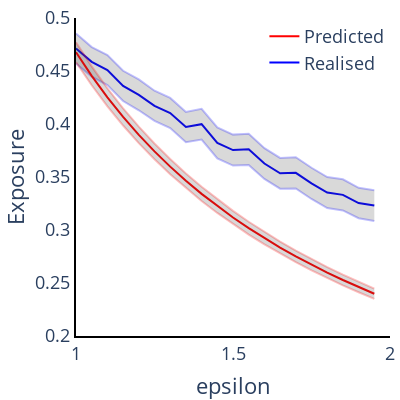

The notebook cell this image was saved under:
### Code cell
def line_with_error(data, x_var, y_var, color, legend_text):

    x = data.groupby(x_var, as_index=False).mean()[x_var]
    y = data.groupby(x_var, as_index=False).mean()[y_var]
    y_upper = y + 1.96*data.groupby(x_var, as_index=False).std()[[y_var]][y_var] / len(data.groupby(x_var, as_index=False))
    y_lower = y - 1.96*data.groupby(x_var, as_index=False).std()[[y_var]][y_var] / len(data.groupby(x_var, as_index=False))

    #color = 'rgba(0,100,80,0)'
    color_std = color[:-3] + ',0.25)'

    fig = go.Figure([
        go.Scatter(
            x=x, 
            y=y,
            line=dict(color=color, width=2),
            mode='lines',
            showlegend=True,
            name=legend_text,
        ),
        go.Scatter(
            x=x, # x, then x reversed
            y=y_upper, # upper, then lower reversed
            #fill='toself',
            #fillcolor='rgba(0,100,80,0.2)',
            line=dict(color=color_std, width=2),
            mode='lines',
            showlegend=False
        ),
            go.Scatter(
            x=x, # x, then x reversed
            y=y_lower, # upper, then lower reversed
            #fill='toself',
            #fillcolor='rgba(0,100,80,0.2)',
            fillcolor='rgba(68, 68, 68, 0.2)',
            fill='tonexty',
            line=dict(color=color_std, width=2),
            mode='lines',
            showlegend=False
        )
    ])

    return fig


def MTO_sim_results(data, x_var, y_var, x_range=[0,1], y_range=[0,1], x_title='', y_title=''):

    fig_realised = line_with_error(data, x_var, y_var, color='rgba(0,0,255,1)', legend_text='Realised')
    fig_predicted = line_with_error(data, x_var, f'Predicted_{y_var}', color='rgba(255,0,0,1)', legend_text='Predicted')

    fig = go.Figure(data = fig_realised.data + fig_predicted.data)
    fig.update_layout(title = None, 
        font=dict(size = 18),
        xaxis_title = x_title, 
        yaxis_title = y_title,
        width = 400, height = 400,
        showlegend = True, 
        legend=dict(x=0.6,y=1),
        legend_title_text = '',
        xaxis_range = x_range,
        yaxis_range = y_range,
        margin=dict(b=5,l=5,r=5,t=5),
        xaxis = dict(showgrid = False, showline = True, linecolor = 'rgb(0,0,0)', linewidth = 2),
        yaxis = dict(showgrid = False, showline = True, linecolor = 'rgb(0,0,0)', linewidth = 2),
        plot_bgcolor='rgba(0,0,0,0)')


    return fig

MTO_sim_results(df_results, 'rho', 'H_Share', [1,2], [0.2,0.5], 'epsilon', 'Exposure')

### Figure 1 — Plotly figure (JSON) as saved in the notebook; plotly's stock layout.template omitted (floating-point values rounded to 4 significant figures)
{"data": [{"line": {"color": "rgba(0,0,255,1)", "width": 2}, "mode": "lines", "name": "Realised", "showlegend": true, "type": "scatter", "x": [1, 1.05, 1.1, 1.15, 1.2, 1.25, 1.3, 1.35, 1.4, 1.45, 1.5, 1.55, 1.6, 1.65, 1.7, 1.75, 1.8, 1.85, 1.9, 1.95], "y": [0.4713, 0.4586, 0.4509, 0.4359, 0.4275, 0.4172, 0.4104, 0.3971, 0.3998, 0.3822, 0.3754, 0.3761, 0.3627, 0.3535, 0.354, 0.344, 0.3353, 0.3332, 0.3255, 0.323]}, {"line": {"color": "rgba(0,0,255,0.25)", "width": 2}, "mode": "lines", "showlegend": false, "type": "scatter", "x": [1, 1.05, 1.1, 1.15, 1.2, 1.25, 1.3, 1.35, 1.4, 1.45, 1.5, 1.55, 1.6, 1.65, 1.7, 1.75, 1.8, 1.85, 1.9, 1.95], "y": [0.4854, 0.4726, 0.4651, 0.4502, 0.442, 0.4314, 0.4246, 0.4114, 0.4143, 0.3968, 0.39, 0.3908, 0.3772, 0.368, 0.3687, 0.3587, 0.3499, 0.3479, 0.3398, 0.3376]}, {"fill": "tonexty", "fillcolor": "rgba(68, 68, 68, 0.2)", "line": {"color": "rgba(0,0,255,0.25)", "width": 2}, "mode": "lines", "showlegend": false, "type": "scatter", "x": [1, 1.05, 1.1, 1.15, 1.2, 1.25, 1.3, 1.35, 1.4, 1.45, 1.5, 1.55, 1.6, 1.65, 1.7, 1.75, 1.8, 1.85, 1.9, 1.95], "y": [0.4571, 0.4447, 0.4367, 0.4217, 0.413, 0.403, 0.3962, 0.3829, 0.3854, 0.3676, 0.3608, 0.3613, 0.3482, 0.339, 0.3393, 0.3293, 0.3207, 0.3185, 0.3112, 0.3085]}, {"line": {"color": "rgba(255,0,0,1)", "width": 2}, "mode": "lines", "name": "Predicted", "showlegend": true, "type": "scatter", "x": [1, 1.05, 1.1, 1.15, 1.2, 1.25, 1.3, 1.35, 1.4, 1.45, 1.5, 1.55, 1.6, 1.65, 1.7, 1.75, 1.8, 1.85, 1.9, 1.95], "y": [0.4677, 0.4454, 0.4252, 0.4067, 0.3897, 0.3742, 0.3598, 0.3464, 0.3341, 0.3226, 0.3118, 0.3017, 0.2923, 0.2835, 0.2751, 0.2673, 0.2598, 0.2528, 0.2462, 0.2398]}, {"line": {"color": "rgba(255,0,0,0.25)", "width": 2}, "mode": "lines", "showlegend": false, "type": "scatter", "x": [1, 1.05, 1.1, 1.15, 1.2, 1.25, 1.3, 1.35, 1.4, 1.45, 1.5, 1.55, 1.6, 1.65, 1.7, 1.75, 1.8, 1.85, 1.9, 1.95], "y": [0.4771, 0.4543, 0.4337, 0.4148, 0.3975, 0.3816, 0.367, 0.3534, 0.3408, 0.329, 0.318, 0.3078, 0.2982, 0.2891, 0.2806, 0.2726, 0.265, 0.2579, 0.2511, 0.2446]}, {"fill": "tonexty", "fillcolor": "rgba(68, 68, 68, 0.2)", "line": {"color": "rgba(255,0,0,0.25)", "width": 2}, "mode": "lines", "showlegend": false, "type": "scatter", "x": [1, 1.05, 1.1, 1.15, 1.2, 1.25, 1.3, 1.35, 1.4, 1.45, 1.5, 1.55, 1.6, 1.65, 1.7, 1.75, 1.8, 1.85, 1.9, 1.95], "y": [0.4583, 0.4365, 0.4167, 0.3986, 0.382, 0.3667, 0.3526, 0.3395, 0.3274, 0.3161, 0.3056, 0.2957, 0.2865, 0.2778, 0.2696, 0.2619, 0.2546, 0.2478, 0.2412, 0.2351]}], "layout": {"font": {"size": 18}, "height": 400, "legend": {"title": {"text": ""}, "x": 0.6, "y": 1}, "margin": {"b": 5, "l": 5, "r": 5, "t": 5}, "plot_bgcolor": "rgba(0,0,0,0)", "showlegend": true, "title": {}, "width": 400, "xaxis": {"linecolor": "rgb(0,0,0)", "linewidth": 2, "range": [1, 2], "showgrid": false, "showline": true, "title": {"text": "epsilon"}}, "yaxis": {"linecolor": "rgb(0,0,0)", "linewidth": 2, "range": [0.2, 0.5], "showgrid": false, "showline": true, "title": {"text": "Exposure"}}}}
